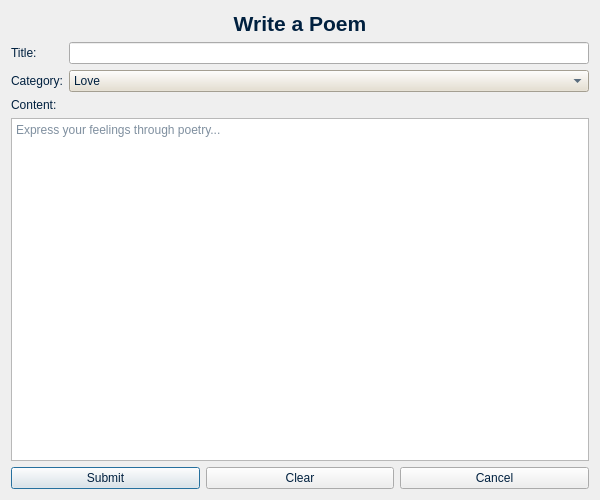
<?xml version="1.0" encoding="UTF-8"?>
<ui version="4.0">
 <class>WritePoem</class>
 <widget class="QDialog" name="WritePoem">
  <property name="geometry">
   <rect>
    <x>0</x>
    <y>0</y>
    <width>600</width>
    <height>500</height>
   </rect>
  </property>
  <property name="windowTitle">
   <string>World of Poetry - Write Poem</string>
  </property>
  <property name="styleSheet">
   <string notr="true">
 color: rgb(0, 32, 63);


background-image: url(:/img/images/Background.jpg);</string>
  </property>
  <layout class="QVBoxLayout" name="verticalLayout">
   <item>
    <widget class="QLabel" name="label_title">
     <property name="font">
      <font>
       <pointsize>16</pointsize>
       <bold>true</bold>
      </font>
     </property>
     <property name="text">
      <string>Write a Poem</string>
     </property>
     <property name="alignment">
      <set>Qt::AlignmentFlag::AlignCenter</set>
     </property>
    </widget>
   </item>
   <item>
    <layout class="QFormLayout" name="formLayout">
     <item row="0" column="0">
      <widget class="QLabel" name="label_poemTitle">
       <property name="text">
        <string>Title:</string>
       </property>
      </widget>
     </item>
     <item row="0" column="1">
      <widget class="QLineEdit" name="lineEdit_poemTitle"/>
     </item>
     <item row="1" column="0">
      <widget class="QLabel" name="label_category">
       <property name="text">
        <string>Category:</string>
       </property>
      </widget>
     </item>
     <item row="1" column="1">
      <widget class="QComboBox" name="comboBox_category">
       <property name="styleSheet">
        <string notr="true">
 color: rgb(0, 32, 63);
background-color: rgb(230, 222, 204);</string>
       </property>
       <item>
        <property name="text">
         <string>Love</string>
        </property>
       </item>
       <item>
        <property name="text">
         <string>Nature</string>
        </property>
       </item>
       <item>
        <property name="text">
         <string>Life</string>
        </property>
       </item>
       <item>
        <property name="text">
         <string>Happiness</string>
        </property>
       </item>
       <item>
        <property name="text">
         <string>Sadness</string>
        </property>
       </item>
       <item>
        <property name="text">
         <string>Friendship</string>
        </property>
       </item>
       <item>
        <property name="text">
         <string>Other</string>
        </property>
       </item>
      </widget>
     </item>
    </layout>
   </item>
   <item>
    <widget class="QLabel" name="label_content">
     <property name="text">
      <string>Content:</string>
     </property>
    </widget>
   </item>
   <item>
    <widget class="QTextEdit" name="textEdit_poemContent">
     <property name="placeholderText">
      <string>Express your feelings through poetry...</string>
     </property>
    </widget>
   </item>
   <item>
    <layout class="QHBoxLayout" name="horizontalLayout">
     <item>
      <widget class="QPushButton" name="pushButton_submit">
       <property name="text">
        <string>Submit</string>
       </property>
      </widget>
     </item>
     <item>
      <widget class="QPushButton" name="pushButton_clear">
       <property name="text">
        <string>Clear</string>
       </property>
      </widget>
     </item>
     <item>
      <widget class="QPushButton" name="pushButton_cancel">
       <property name="text">
        <string>Cancel</string>
       </property>
      </widget>
     </item>
    </layout>
   </item>
  </layout>
 </widget>
 <resources/>
 <connections/>
</ui>
